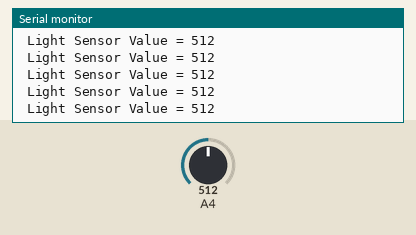
This sketch was run on a simulated Arduino Mega 2560, built with avr-gcc and run on an emulated ATmega2560. Parts: the last lines printed to the serial monitor. The test bench sets the inputs (shaded band); at power-on: A4 = 512.

Above: at 1.2 s.
1.3 s: A4 set to 716
At 1.31 s:
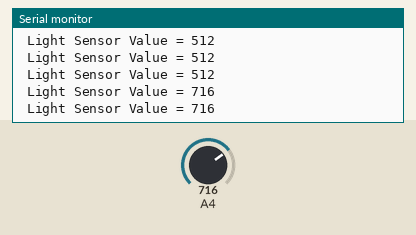
4.3 s: A4 set to 900
At 4.33 s:
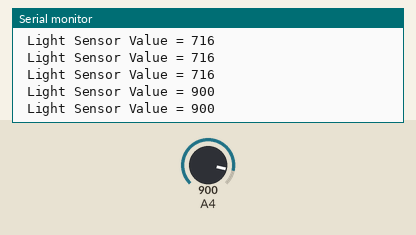
Timing chart, 0 to 7.3 s (numbered marks = the images above; inputs shaded):
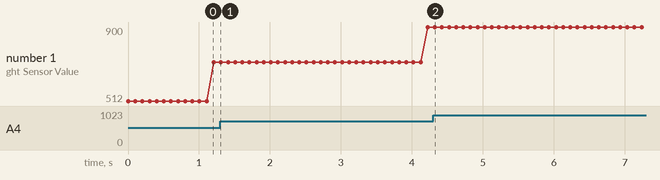

Measured:
- after the input at 1.3 s, the serial monitor: prints a new line at once (image 1)
- after the input at 4.3 s, the serial monitor: prints a new line at once (image 2)
- plotted number 1: 716 → 900 after the input at 1.3 s

The sketch:

LightSensor.ino
```cpp
#define _A0_LIGHT_ADC_36 36 // A0핀 센서에 해당하는 GPIO 핀 매크로지정
void setup(){
  Serial.begin(115200);
}
void loop() {
  Serial.print("Light Sensor Value = ");
  Serial.println(analogRead(_A0_LIGHT_ADC_36)); // 센서값 출력
  Serial.print(" ");
  delay(100);
}
```
